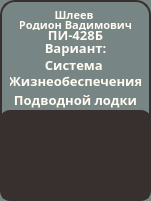
    <widget class="QWidget" name="widget_3" native="true">
     <property name="geometry">
      <rect>
       <x>380</x>
       <y>10</y>
       <width>151</width>
       <height>201</height>
      </rect>
     </property>
     <property name="styleSheet">
      <string notr="true">
color: #FFFCF2;
background-color: #788585;
border-radius: 15px;                     /* &lt;----  закругление краев  */ 
font-weight: bold;
font-size: 10pt;
font-family: Montserrat ExtraBold;
border: 2px solid #38302e; /*&lt;----- цвет границы*/
</string>
     </property>
     <widget class="QLabel" name="label_10">
      <property name="geometry">
       <rect>
        <x>20</x>
        <y>10</y>
        <width>111</width>
        <height>10</height>
       </rect>
      </property>
      <property name="layoutDirection">
       <enum>Qt::LayoutDirection::LeftToRight</enum>
      </property>
      <property name="styleSheet">
       <string notr="true">
color: #FFFCF2;

border-radius: 0px;                     /* &lt;----  закругление краев  */ 
font-weight: bold;
font-size: 8pt;
font-family: Montserrat ExtraBold;
border: 0px solid #38302e; /*&lt;----- цвет границы*/
</string>
      </property>
      <property name="frameShape">
       <enum>QFrame::Shape::NoFrame</enum>
      </property>
      <property name="text">
       <string>Шлеев </string>
      </property>
      <property name="alignment">
       <set>Qt::AlignmentFlag::AlignCenter</set>
      </property>
     </widget>
     <widget class="QLabel" name="label_11">
      <property name="geometry">
       <rect>
        <x>10</x>
        <y>30</y>
        <width>131</width>
        <height>10</height>
       </rect>
      </property>
      <property name="layoutDirection">
       <enum>Qt::LayoutDirection::LeftToRight</enum>
      </property>
      <property name="styleSheet">
       <string notr="true">
color: #FFFCF2;

border-radius: 0px;                     /* &lt;----  закругление краев  */ 
font-weight: bold;
font-size: 10pt;
font-family: Montserrat ExtraBold;
border: 0px solid #38302e; /*&lt;----- цвет границы*/
</string>
      </property>
      <property name="frameShape">
       <enum>QFrame::Shape::NoFrame</enum>
      </property>
      <property name="text">
       <string>ПИ-428Б</string>
      </property>
      <property name="alignment">
       <set>Qt::AlignmentFlag::AlignCenter</set>
      </property>
     </widget>
     <widget class="QLabel" name="label_12">
      <property name="geometry">
       <rect>
        <x>10</x>
        <y>40</y>
        <width>131</width>
        <height>16</height>
       </rect>
      </property>
      <property name="layoutDirection">
       <enum>Qt::LayoutDirection::LeftToRight</enum>
      </property>
      <property name="styleSheet">
       <string notr="true">
color: #FFFCF2;

border-radius: 0px;                     /* &lt;----  закругление краев  */ 
font-weight: bold;
font-size: 10pt;
font-family: Montserrat ExtraBold;
border: 0px solid #38302e; /*&lt;----- цвет границы*/
</string>
      </property>
      <property name="frameShape">
       <enum>QFrame::Shape::NoFrame</enum>
      </property>
      <property name="text">
       <string>Вариант:</string>
      </property>
      <property name="alignment">
       <set>Qt::AlignmentFlag::AlignCenter</set>
      </property>
     </widget>
     <widget class="QLabel" name="label_13">
      <property name="geometry">
       <rect>
        <x>10</x>
        <y>60</y>
        <width>131</width>
        <height>10</height>
       </rect>
      </property>
      <property name="layoutDirection">
       <enum>Qt::LayoutDirection::LeftToRight</enum>
      </property>
      <property name="styleSheet">
       <string notr="true">
color: #FFFCF2;

border-radius: 0px;                     /* &lt;----  закругление краев  */ 
font-weight: bold;
font-size: 10pt;
font-family: Montserrat ExtraBold;
border: 0px solid #38302e; /*&lt;----- цвет границы*/
</string>
      </property>
      <property name="frameShape">
       <enum>QFrame::Shape::NoFrame</enum>
      </property>
      <property name="text">
       <string>Система </string>
      </property>
      <property name="alignment">
       <set>Qt::AlignmentFlag::AlignCenter</set>
      </property>
     </widget>
     <widget class="QLabel" name="label_14">
      <property name="geometry">
       <rect>
        <x>10</x>
        <y>71</y>
        <width>131</width>
        <height>20</height>
       </rect>
      </property>
      <property name="layoutDirection">
       <enum>Qt::LayoutDirection::LeftToRight</enum>
      </property>
      <property name="styleSheet">
       <string notr="true">
color: #FFFCF2;

border-radius: 0px;                     /* &lt;----  закругление краев  */ 
font-weight: bold;
font-size: 10pt;
font-family: Montserrat ExtraBold;
border: 0px solid #38302e; /*&lt;----- цвет границы*/
</string>
      </property>
      <property name="frameShape">
       <enum>QFrame::Shape::NoFrame</enum>
      </property>
      <property name="text">
       <string>Жизнеобеспечения</string>
      </property>
      <property name="alignment">
       <set>Qt::AlignmentFlag::AlignCenter</set>
      </property>
     </widget>
     <widget class="QLabel" name="label_15">
      <property name="geometry">
       <rect>
        <x>10</x>
        <y>90</y>
        <width>131</width>
        <height>20</height>
       </rect>
      </property>
      <property name="layoutDirection">
       <enum>Qt::LayoutDirection::LeftToRight</enum>
      </property>
      <property name="styleSheet">
       <string notr="true">
color: #FFFCF2;

border-radius: 0px;                     /* &lt;----  закругление краев  */ 
font-weight: bold;
font-size: 10pt;
font-family: Montserrat ExtraBold;
border: 0px solid #38302e; /*&lt;----- цвет границы*/
</string>
      </property>
      <property name="frameShape">
       <enum>QFrame::Shape::NoFrame</enum>
      </property>
      <property name="text">
       <string>Подводной лодки</string>
      </property>
      <property name="alignment">
       <set>Qt::AlignmentFlag::AlignCenter</set>
      </property>
     </widget>
     <widget class="QPushButton" name="button_easter_egg">
      <property name="geometry">
       <rect>
        <x>0</x>
        <y>110</y>
        <width>151</width>
        <height>91</height>
       </rect>
      </property>
      <property name="styleSheet">
       <string notr="true">
color: #FFFCF2;
background-color: #38302e;
border-radius: 10px;                     /* &lt;----  закругление краев  */ 
font-weight: bold;
font-size: 10pt;
font-family: Montserrat ExtraBold;
border: 2px solid #38302e; /*&lt;----- цвет границы*/
</string>
      </property>
      <property name="text">
       <string/>
      </property>
      <property name="icon">
       <iconset>
        <normaloff>images/radar1.png</normaloff>images/radar1.png</iconset>
      </property>
      <property name="iconSize">
       <size>
        <width>85</width>
        <height>85</height>
       </size>
      </property>
     </widget>
     <widget class="QLabel" name="label_24">
      <property name="geometry">
       <rect>
        <x>20</x>
        <y>20</y>
        <width>111</width>
        <height>10</height>
       </rect>
      </property>
      <property name="layoutDirection">
       <enum>Qt::LayoutDirection::LeftToRight</enum>
      </property>
      <property name="styleSheet">
       <string notr="true">
color: #FFFCF2;

border-radius: 0px;                     /* &lt;----  закругление краев  */ 
font-weight: bold;
font-size: 8pt;
font-family: Montserrat ExtraBold;
border: 0px solid #38302e; /*&lt;----- цвет границы*/
</string>
      </property>
      <property name="frameShape">
       <enum>QFrame::Shape::NoFrame</enum>
      </property>
      <property name="text">
       <string>Родион Вадимович</string>
      </property>
      <property name="alignment">
       <set>Qt::AlignmentFlag::AlignCenter</set>
      </property>
     </widget>
    </widget>
